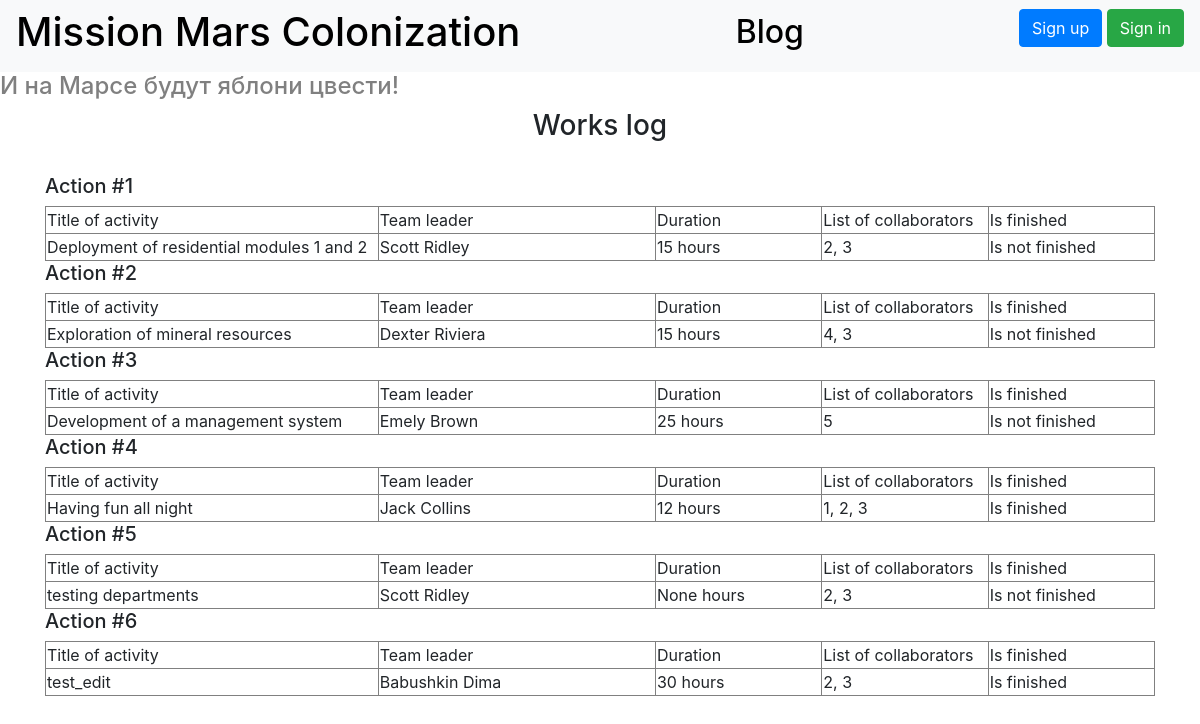
Before: / with the older database file.
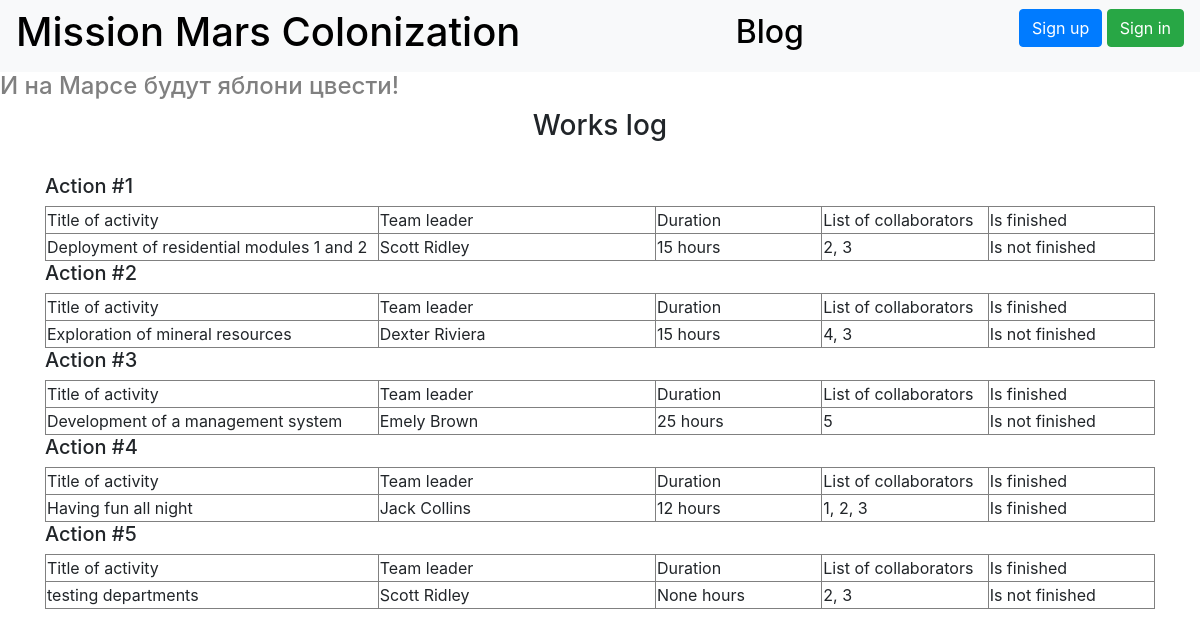
After: the same page with the newer database file.
### data/jobs_model.py (models this page shows)
class Jobs(SqlAlchemyBase):
    __tablename__ = 'jobs'
    id = sqlalchemy.Column(sqlalchemy.Integer,
                           primary_key=True, autoincrement=True)
    team_leader = sqlalchemy.Column(sqlalchemy.Integer, sqlalchemy.ForeignKey("users.id"), nullable=True)
    job = sqlalchemy.Column(sqlalchemy.String, nullable=True)
    work_size = sqlalchemy.Column(sqlalchemy.Integer, nullable=True)
    collaborators = sqlalchemy.Column(sqlalchemy.String, nullable=True)
    start_date = sqlalchemy.Column(sqlalchemy.DateTime, nullable=True)
    end_date = sqlalchemy.Column(sqlalchemy.DateTime, nullable=True)
    is_finished = sqlalchemy.Column(sqlalchemy.Boolean, nullable=True)
    user = orm.relation('User')

### data/users_model.py (models this page shows, shortened)
class User(SqlAlchemyBase, UserMixin):
    __tablename__ = 'users'
    id = sqlalchemy.Column(sqlalchemy.Integer,
                           primary_key=True, autoincrement=True)
    surname = sqlalchemy.Column(sqlalchemy.String, nullable=True)
    name = sqlalchemy.Column(sqlalchemy.String, nullable=True)
    age = sqlalchemy.Column(sqlalchemy.Integer, nullable=True)
    position = sqlalchemy.Column(sqlalchemy.String, nullable=True)
    speciality = sqlalchemy.Column(sqlalchemy.String, nullable=True)
    address = sqlalchemy.Column(sqlalchemy.String, nullable=True)
    email = sqlalchemy.Column(sqlalchemy.String, unique=True, nullable=True)
    hashed_password = sqlalchemy.Column(sqlalchemy.String, nullable=True)
    modified_date = sqlalchemy.Column(sqlalchemy.DateTime, default=datetime.datetime.now)
    news = orm.relation("News", back_populates='user')
    jobs = orm.relation("Jobs", back_populates='user')

### main.py (the view)
@app.route("/")
def index():
    session = db_session.create_session()
    jobs = session.query(Jobs).all()
    return render_template("works_log.html", title="Mars Colonization", jobs=jobs)

### data/db_session.py (called while the page is built)
def create_session() -> Session:
    global __factory
    return __factory()

### templates/works_log.html (shortened to what this page needs)
{% extends "base.html" %}
{% block content %}
<h3 align="center">Works log</h3> <br/>
{% for item in jobs%}
<div>
    <h5>Action #{{item.id}}</h5>
    <div>
        <table border="1" width="100%">
           <tr>
               <td width="30%">Title of activity</td>
               <td width="25%">Team leader</td>
               <td width="15%">Duration</td>
               <td width="15%">List of collaborators</td>
               <td width="15%">Is finished</td>
           </tr>
            <tr>
               <td>{{item.job}}</td>
               <td>{{item.user.surname}} {{item.user.name}}</td>
               <td>{{item.work_size}} hours</td>
               <td>{{item.collaborators}}</td>
               {% if item.is_finished %}
                <td>Is finished</td>
               {% else %}
                <td>Is not finished</td>
               {% endif %}
           </tr>
        </table>
    </div>
</div>
{% endfor %}
{% endblock %}

### templates/base.html (shortened to what this page needs)
<!doctype html>
<html lang="en">
<head>
    <link rel="stylesheet"
          href="https://stackpath.bootstrapcdn.com/bootstrap/4.4.1/css/bootstrap.min.css"
>
</head>
<body>
<header>
    <nav class="navbar navbar-light bg-light">
        <h1><a href="/" style="text-decoration: none; color: black;">Mission Mars Colonization</a></h1>
        <h2><a href="/blog" style="text-decoration: none; color: black;">Blog</a></h2>
        {% if current_user.is_authenticated %}
            <a class="navbar-brand" href="/logout">{{ current_user.name }}</a>
        {% else %}
            <p>
                <a class="btn btn-primary " href="/register">Sign up</a>
                <a class="btn btn-success" href="/login">Sign in</a>
            </p>
        {% endif %}
    </nav>
</header>
<h4>И на Марсе будут яблони цвести!</h4>
<main role="main" class="container">
    {% block content %}{% endblock %}
</main>
</body>
</html>

### templates/base.html (style rules this page uses)
h4 { color: grey; }

Changed rows visible on the page:
removed Jobs: id "6", job "test_edit", user.surname "Babushkin", user.name "Dima", work_size "30", collaborators "2, 3", is_finished "Is finished"
